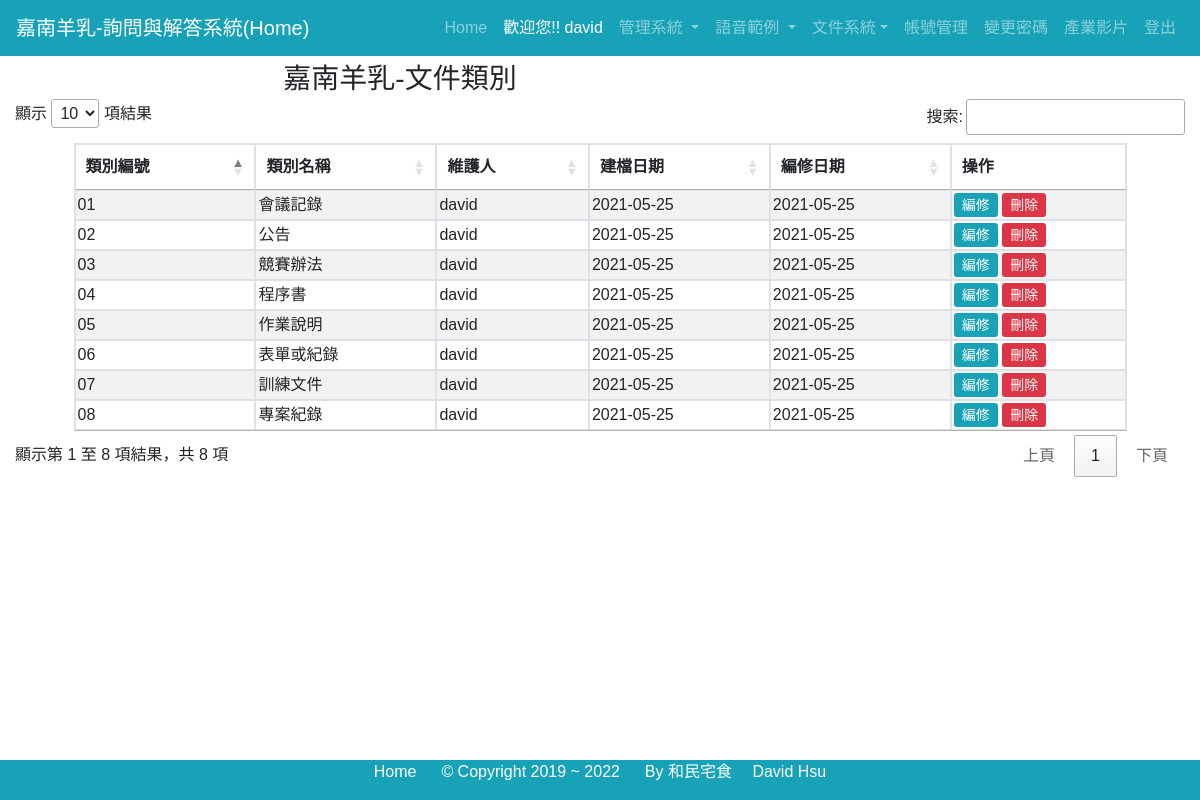
The page /doc_type.php (signed in) on the database its author committed.
### tables this page shows
CREATE TABLE `doc_type` (
  `doc_id` varchar(3) NOT NULL,
  `doc_name` varchar(100) DEFAULT '',
  `username` varchar(30) DEFAULT NULL,
  `created` datetime NOT NULL DEFAULT current_timestamp(),
  `updated` datetime NOT NULL DEFAULT current_timestamp() ON UPDATE current_timestamp(),
  PRIMARY KEY (`doc_id`)
);

### doc_type.php (the view, shortened to what this page needs)
<?php
$title = "嘉南羊乳-文件類別";
?>
<div class="container-fluid">
    <div class="row" id="tprow">
        <div class="col-8">
            <h3 align='center'><?php echo $title ?></h3>
        </div>
    </div>
    <table id="myDataTalbe" class="table table-bordered table-striped table-hove" style="width:90%">
        <thead>
            <tr>
                <th>類別編號</th>
                <th>類別名稱</th>
                <th>維護人</th>
                <th>建檔日期</th>
                <th>編修日期</th>
                <th>操作</th>
            </tr>
        </thead>
        <tbody>
            <?php
            require('include/config.php');
            $sql = "select *  from doc_type order by doc_id";
            $sth = $conn->prepare($sql);
            $sth->execute();
            while ($row = $sth->fetch()) {
            ?>
                <tr>
                    <td><?php echo $row["doc_id"]; ?> </td>
                    <td><?php echo $row["doc_name"]; ?> </td>
                    <td><?php echo $row["username"]; ?></td>
                    <td><?php echo substr($row["created"], 0, 10); ?></td>
                    <td><?php echo substr($row["updated"], 0, 10); ?></td>
                    <td>
                        <a href="#updModal<?php echo $row['doc_id']; ?>" data-toggle="modal" class="btn-sm btn-info mt-1">編修</a>
                        <a onclick="return confirm('確定要刪除嗎 ?')" href="cat/doc_typedel.php?del=<?php echo $row['doc_id']; ?>" class='btn-sm btn-danger mt-1'>刪除</a>
                    </td>
                </tr>
            <?php  } ?>
        </tbody>
    </table>
</body>
</html>

### doc_type.php (style rules this page uses)
table { margin: auto; }
table.dataTable thead th, tbody th, table.dataTable tbody td { padding: 2px 2px; }

### rows shown on the page
doc_type: doc_id "01", doc_name "會議記錄", username "david", created "2021-05-25", updated "2021-05-25"
doc_type: doc_id "02", doc_name "公告", username "david", created "2021-05-25", updated "2021-05-25"
doc_type: doc_id "03", doc_name "競賽辦法", username "david", created "2021-05-25", updated "2021-05-25"
doc_type: doc_id "04", doc_name "程序書", username "david", created "2021-05-25", updated "2021-05-25"
doc_type: doc_id "05", doc_name "作業說明", username "david", created "2021-05-25", updated "2021-05-25"
doc_type: doc_id "06", doc_name "表單或紀錄", username "david", created "2021-05-25", updated "2021-05-25"
doc_type: doc_id "07", doc_name "訓練文件", username "david", created "2021-05-25", updated "2021-05-25"
doc_type: doc_id "08", doc_name "專案紀錄", username "david", created "2021-05-25", updated "2021-05-25"

### other values the page prints
$title "嘉南羊乳-文件類別"
